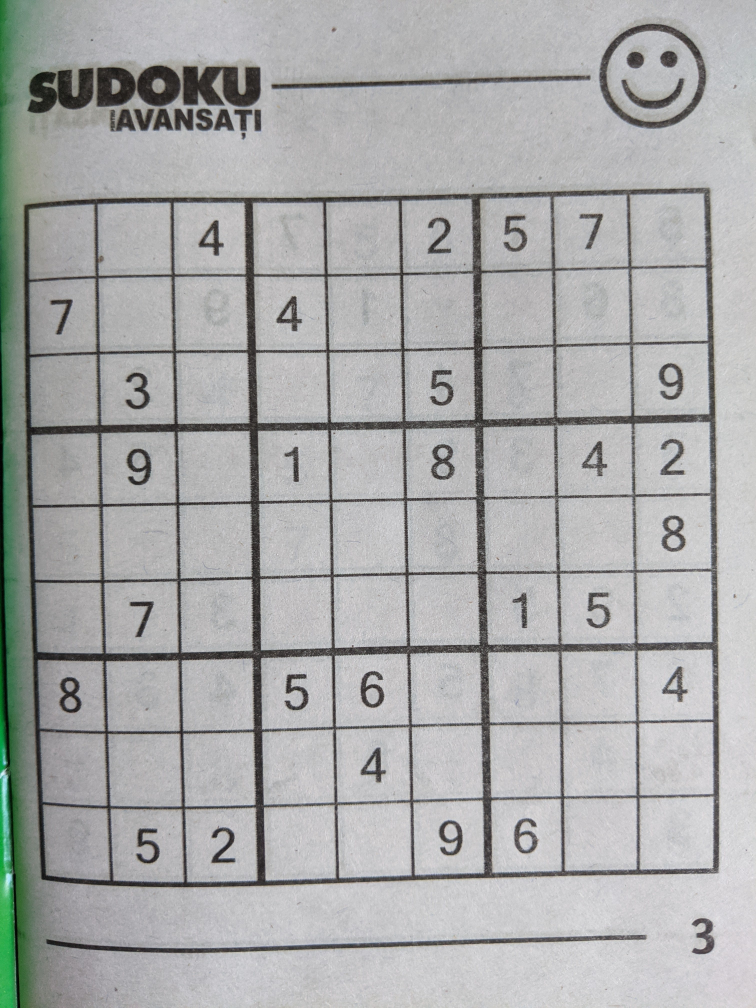
#> input picture train/classic/1.jpg, 3024 x 4032 px (shown at 1/4 size); its folder holds only this picture in this run
$ jupyter execute --allow-errors Sudoku-with-Computer-Vision.ipynb
#> lines starting #> are read from the running program, lines starting #| are printed output that depends on the picture; after the words box and inside, x2 and y2 are one past the last pixel; in counts of white or black regions, pixels touching at a corner belong together
# Iordache Adrian-Razvan, Artificial Intelligence, 407

# Modules and Packages

[cell 1]
import os
import glob
import pickle
import cv2 as cv
import numpy as np

import torch
import torch.nn as nn
import torch.nn.functional as F
from torchvision import transforms

from PIL import Image
import matplotlib.pyplot as plt

import warnings
warnings.filterwarnings("ignore")
print("All Modules Imported")

# Task 1 - extracting configurations of Classic Sudoku puzzles

In the first task you are asked to write a program that processes an input image containing a Classic Sudoku puzzle and outputs the configuration of the puzzle by determining whether or not a cell contains a digit.

We mark empty cells with letter ’o’ and the filled in cells with letter ’x’. The training data consists of 50 training examples. Each training example (an image obtained by taking a photo with the mobile phone) contains one Classic Sudoku puzzle, centered, usually axis aligned or with small rotations with respect to the
Ox and Oy axis.

# Problem Description

The main idea of this project is based on finding a robust approach to always detect the Sudoku Bounding Box without external noise (edges, shapes, etc.). The reason for that is because if we accurately detect the bounding box, we can use any type of persective transforms, pixel level transforms to generate a 9x9 grid and after that we can simply iterate through batches of pixels predicting what we need.

The main question remains:
### How do we always find the Sudoku Square?
Before I answer this question we'll propose a simple algorithm for solving task 1

# Proposed Solution
For each image that we have:
- Choose a robust preprocessing way to be able to detect the sudoku square without noise
- Apply a Canny Filter for edge detection (it's easier to find contours there)
- Generate all posible contours on that image
- Pick the "best" contour (this ideally represents the Sudoku Square, attention, this might not be the largest square in the image)
- Apply a perspective transform based on the (ordered) corners of that contour to remove possible rotations
- Apply some more preprocessing to the obtained image for the inference step
- Based on the fact that we now the obtained image should be a 9x9 grid, iterate through patches of pixels
- Based on a chosen threshold and the mean intensity of the patch, predict if the image contains or not some digit

# Implementation

# Initial Preprocessing for contour extraction
Based on multiple experiments on the train set and hard examples I used for preprocessing the following:
- Median Blur with 3x3 kernel for reducing noise and possible sharp edges
- 1 iteration of erosion followed by dilation with a 7x7 grid to be remove as much noise, but in the same time to conserve the main features
- 3 iterations of erosion with a grid of 3x3 to try to remove any small features and keep only the main square

[cell 2]
def preprocessing(image):
    image  = cv.medianBlur(image, 3)
    kernel = np.ones((7, 7), np.uint8)
    image  = cv.morphologyEx(image, cv.MORPH_OPEN, kernel, iterations = 1)
    kernel = np.ones((3, 3), np.uint8)
    image  = cv.erode(image, kernel, iterations = 3)
    return image

# The methodology for finding the best contour
The main idea:
- Before the inference step compute the largest area given by a contour with 4 corners in each image
- For that set of areas generate the mean and the standard deviation
- At the inference step based on the generated mean, standard deviation and a number N compute a threshold contour area = (mean + (std * N))
- Next choose the contour with the area generated by the bounding rectangle (not contour) closest to that threshold

(The reason for why we do not use area generated by the contour it's that even that a contour might have 4 corners this might not imply a closed square resulting in another area results)

Approaches like biggest contour area, biggest bounding rectangle area, absolute difference from the mean largest contour area to each contour area did not obtain 100% accuarcy

[cell 3]
# Generate the mean and std for the set of largest contours in each image
def compute_mean_and_std(image_paths, display = False):
#> called with display = False
    largest = []
    for (step, path) in enumerate(image_paths):
        image = cv.imread(path)
#> image is the input picture: shape (4032, 3024, 3); mean B, G, R 170.8, 171.1, 170.1
        image = cv.resize(image, None, fx = 0.2, fy = 0.2)
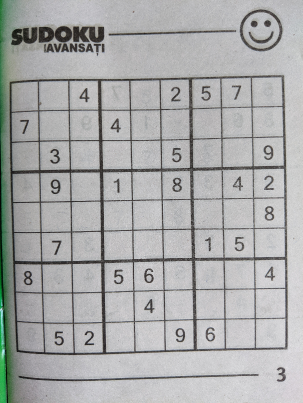
#> image: shape (806, 605, 3) (shown at 1/2 size); mean B, G, R 170.8, 171.1, 170.1
        gray  = cv.cvtColor(image, cv.COLOR_BGR2GRAY)

        # apply inital preprocessing
        preprocessed_image = preprocessing(gray)
#> in preprocessing, `image  = cv.morphologyEx(image, cv.MORPH_OPEN, kernel, iterations = 1)`:
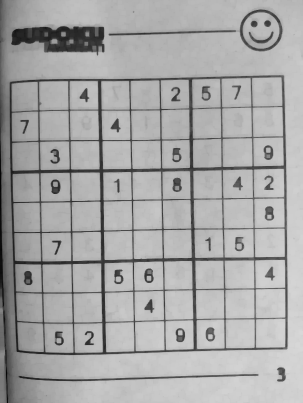
#> image: shape (806, 605) (shown at 1/2 size); min 0, max 216, mean 167
#> in preprocessing, `image  = cv.erode(image, kernel, iterations = 3)`:
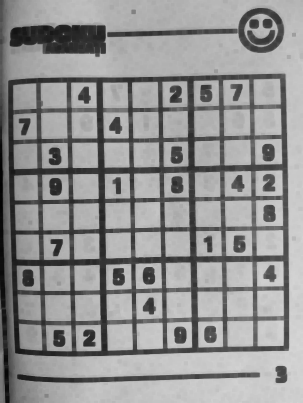
#> image: shape (806, 605) (shown at 1/2 size); min 0, max 216, mean 145.4
        edges = cv.Canny(preprocessed_image, 150, 250)
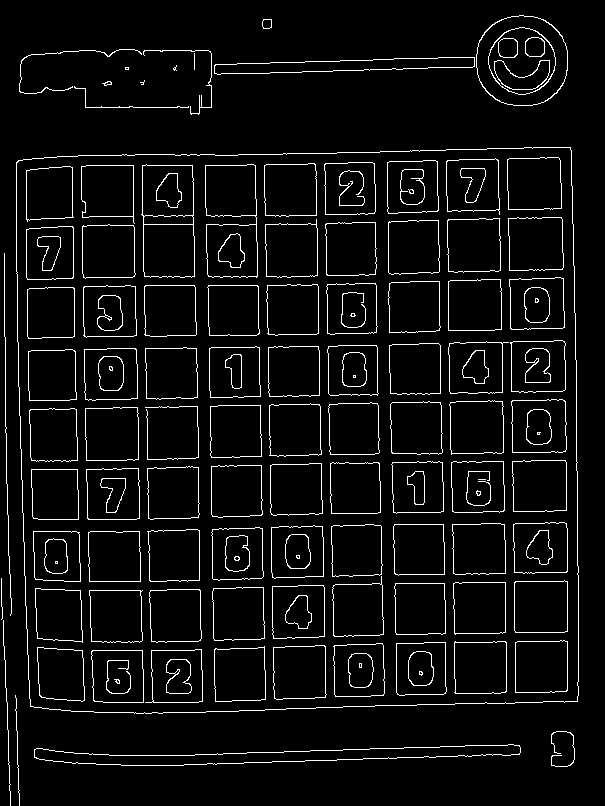
#> edges: shape (806, 605); 5.3% white in thin lines or dots

        contours, hierarchy = cv.findContours(edges, 1, 2)
#> contours = 274 contours, 48 with area under 20; largest, box (x1, y1, x2, y2) and area: (16, 147, 579, 714) 307824, (16, 147, 579, 714) 307820, (476, 15, 568, 106) 6676, (476, 15, 568, 106) 6608, (141, 164, 195, 278) 5637

        max_area = 0
        for (idx, cnt) in enumerate(contours):
            area = cv.contourArea(cnt)
            perimeter = cv.arcLength(cnt, True)
            corners = cv.approxPolyDP(cnt, 0.02 * perimeter, True)
            if area > max_area and len(corners) == 4:
                max_area = area
#> this loop made 274 passes
#> (area, perimeter, corners, max_area) on passes 19, 21, 23, 26, 28, 55: (2605, 203.8, [[93, 650], [142, 651], [142, 702], [93, 699]], 2605), (2609, 206.1, [[92, 650], [93, 700], [143, 702], [142, 650]], 2609), (2619, 205.8, [[263, 647], [265, 698], [216, 701], [214, 650]], 2619), (2683.5, 208, [[323, 645], [325, 696], [276, 699], [273, 648]], 2683.5), (2686.5, 210.4, [[324, 645], [273, 647], [274, 698], [325, 697]], 2686.5), (2696.5, 204.7, [[566, 581], [566, 631], [514, 630], [516, 581]], 2696.5)
#> (the rest of the program and of its run is left out)
